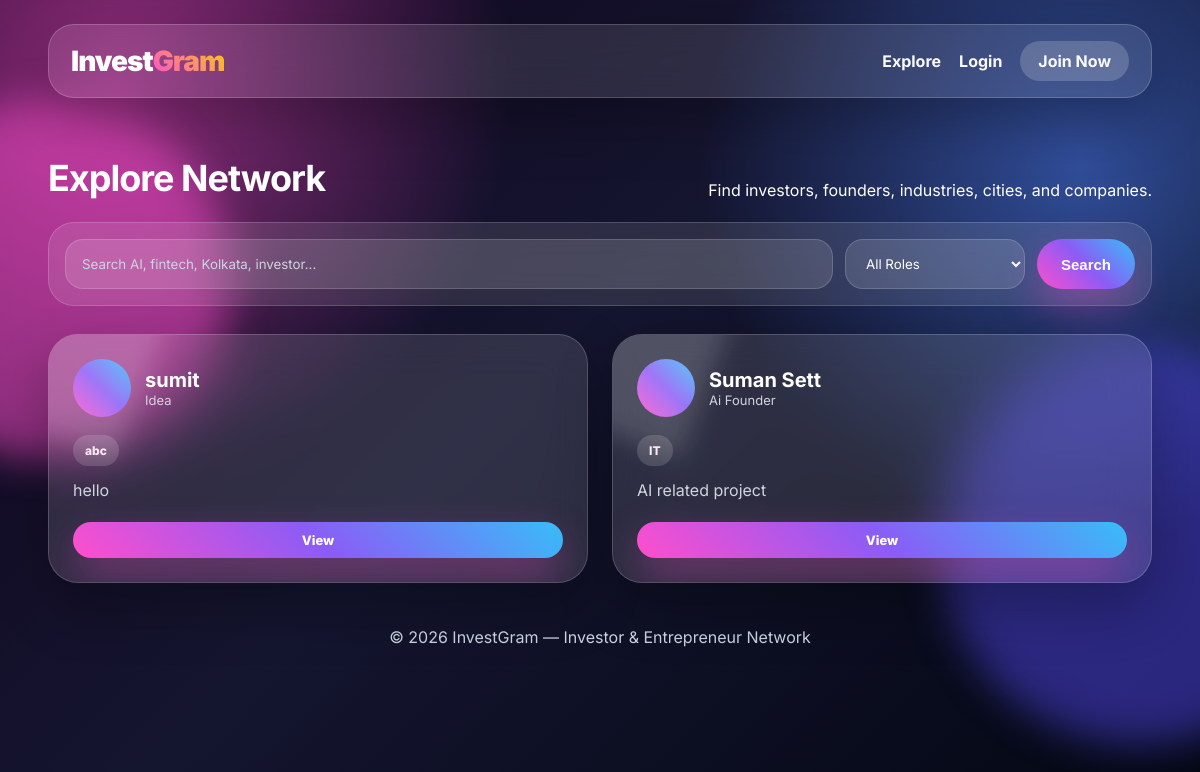
/explore/, run on the app's committed database.
### connect/models.py (models this page shows, shortened)
class Profile(models.Model):
    ROLE_CHOICES = (
        ('investor', 'Investor'),
        ('entrepreneur', 'Entrepreneur'),
    )
    STAGE_CHOICES = (
        ('idea', 'Idea Stage'),
        ('mvp', 'MVP'),
        ('early', 'Early Revenue'),
        ('growth', 'Growth Stage'),
    )
    user = models.OneToOneField(User, on_delete=models.CASCADE)
    role = models.CharField(max_length=20, choices=ROLE_CHOICES)
    full_name = models.CharField(max_length=120)
    headline = models.CharField(max_length=160, blank=True)
    company_name = models.CharField(max_length=120, blank=True)
    industry = models.CharField(max_length=100)
    city = models.CharField(max_length=80, blank=True)
    bio = models.TextField()
    stage = models.CharField(max_length=20, choices=STAGE_CHOICES, blank=True)
    funding_need = models.CharField(max_length=100, blank=True)
    ticket_size = models.CharField(max_length=100, blank=True)
    website = models.URLField(blank=True)
    linkedin = models.URLField(blank=True)
    profile_image = models.ImageField(upload_to='profiles/', blank=True, null=True)
    verified = models.BooleanField(default=False)
    premium = models.BooleanField(default=False)
    created_at = models.DateTimeField(auto_now_add=True)

### connect/views.py (the view, shortened to what this page needs)
# urls.py: path('explore/', views.explore, name='explore'),
def explore(request):
    q = request.GET.get('q', '')
    role = request.GET.get('role', '')
    profiles = Profile.objects.select_related('user').all()
    if role:
        profiles = profiles.filter(role=role)
    return render(request, 'connect/explore.html', {'profiles': profiles, 'q': q, 'role': role})

### connect/templates/connect/explore.html (shortened to what this page needs)
{% extends 'connect/base.html' %}
{% block content %}
<section class="page-header">
    <h1>Explore Network</h1>
    <p>Find investors, founders, industries, cities, and companies.</p>
</section>
<form class="search-glass" method="get">
    <input type="text" name="q" value="{{ q }}" placeholder="Search AI, fintech, Kolkata, investor...">
    <select name="role">
        <option value="">All Roles</option>
    </select>
    <button class="btn primary">Search</button>
</form>
<div class="grid-cards">
{% for profile in profiles %}
    {% include 'connect/profile_card.html' %}
{% empty %}
    <p class="empty">No matching profiles found.</p>
{% endfor %}
</div>
{% endblock %}

### connect/templates/connect/profile_card.html (shortened to what this page needs)
<article class="profile-card">
    <div class="shine"></div>
    <div class="card-top">
        {% if profile.profile_image %}
            <img src="{{ profile.profile_image.url }}" class="avatar-img">
        {% else %}
            <div class="avatar gradient"></div>
        {% endif %}
        <div>
            <h3>{{ profile.full_name }}</h3>
            <p>{{ profile.headline|default:profile.role|title }}</p>
        </div>
    </div>
    <div class="badge-row">
        <span>{{ profile.industry }}</span>
    </div>
    <p class="bio">{{ profile.bio|truncatewords:18 }}</p>
    <div class="card-actions">
        <a class="btn small primary" href="{% url 'profile_detail' profile.user.id %}">View</a>
    </div>
</article>

### connect/static/connect/css/style.css (style rules this page uses)
* { margin:0;padding:0;box-sizing:border-box }
body { font-family:Inter,Arial,sans-serif; min-height:100vh; color:#fff; background: radial-gradient(circle at 10% 10%, rgba(255,78,205,.55), transparent 30%), radial-gradient(circle at 90% 20%, rgba(71,118,230,.6), transparent 30%), linear-gradient(135deg,#13051f,#14152f 45%,#030712); overflow-x:hidden; }
a { text-decoration:none;color:inherit }
.pill,.btn { display:inline-flex;align-items:center;justify-content:center; border-radius:999px;border:0;cursor:pointer;font-weight:800; }
.btn { padding:14px 24px;font-size:15px }
.btn.primary { background:linear-gradient(45deg,#ff4ecd,#8b5cf6,#38bdf8);color:#fff;box-shadow:0 18px 40px rgba(255,78,205,.35) }
.btn.small { padding:10px 16px;font-size:13px }
.mini-card,.pitch-box,.glass-box,.profile-card,.post-card,.auth-card { border:1px solid rgba(255,255,255,.18); background:rgba(255,255,255,.12); backdrop-filter:blur(22px); box-shadow:0 24px 55px rgba(0,0,0,.28); }
.section-head,.page-header { display:flex;align-items:end;justify-content:space-between;margin:58px 0 22px }
.section-head h2,.page-header h1 { font-size:36px;letter-spacing:-1px }
.grid-cards,.post-grid { display:grid;grid-template-columns:repeat(auto-fit,minmax(270px,1fr));gap:24px }
.profile-card,.post-card { border-radius:30px;padding:24px;position:relative;overflow:hidden;transition:.3s }
.shine { position:absolute;inset:-60px auto auto -60px;width:160px;height:160px;background:rgba(255,255,255,.16);filter:blur(12px);transform:rotate(20deg) }
.card-top,.post-top { display:flex;gap:14px;align-items:center;margin-bottom:18px }
.avatar,.avatar-img { border-radius:50%;flex:0 0 auto }
.avatar { width:58px;height:58px;background:rgba(255,255,255,.22) }
.avatar.gradient { background:linear-gradient(45deg,#ff4ecd,#8b5cf6,#38bdf8) }
.card-top h3 { font-size:20px }
.card-top p,.post-top span { color:#d1d5db;font-size:13px }
.badge-row { display:flex;gap:8px;flex-wrap:wrap;margin:12px 0 }
.badge-row span,.funding { padding:8px 12px;border-radius:999px;background:rgba(255,255,255,.15);font-size:12px;font-weight:800;color:#fce7f3 }
.bio,.post-card p,.empty { color:#d1d5db;line-height:1.6 }
.card-actions { display:flex;gap:10px;margin-top:18px;align-items:center }
.card-actions .btn { width:100% }
.search-glass { display:grid;grid-template-columns:1fr 180px auto;gap:12px; padding:16px;border-radius:26px;background:rgba(255,255,255,.11);backdrop-filter:blur(18px); border:1px solid rgba(255,255,255,.16);margin-bottom:28px; }
input,select,textarea { width:100%;border:1px solid rgba(255,255,255,.16);outline:none; background:rgba(255,255,255,.13);color:white;border-radius:18px;padding:15px 16px;font-family:inherit; }
input::placeholder,textarea::placeholder { color:#cbd5e1 }
option { color:#111827 }

### data on the page
Profile: full_name "sumit", headline "Idea", industry "abc", bio "hello"
Profile: full_name "Suman Sett", headline "Ai Founder", industry "IT", bio "AI related project"
